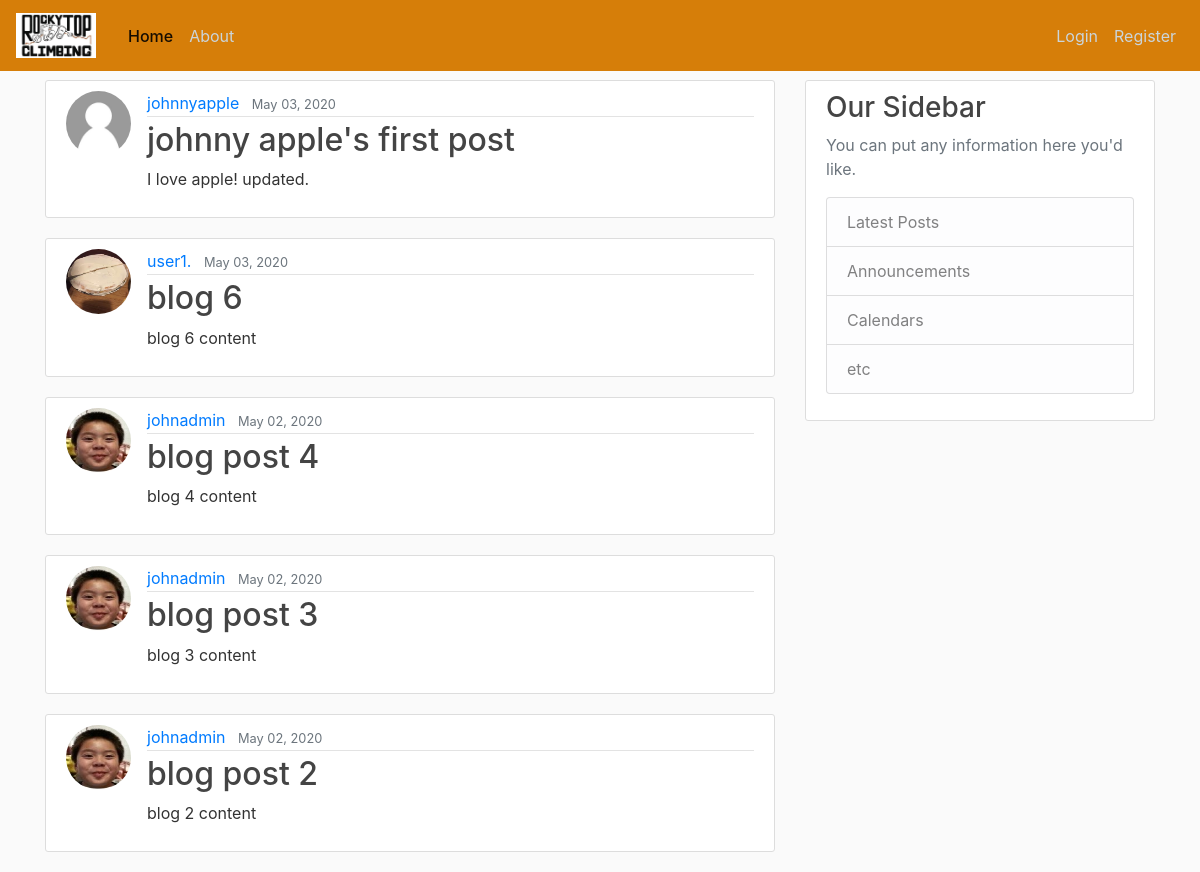
The page / on the database its author committed.
### blog/models.py (models this page shows, shortened)
class Post(models.Model):
	title = models.CharField(max_length=100)
	content = models.TextField()
	date_posted = models.DateTimeField(default=timezone.now)
	author = models.ForeignKey(User, on_delete=models.CASCADE) #on delete sets what happens to the post if the User is deleted

### users/models.py (models this page shows, shortened)
class Profile(models.Model):
	user = models.OneToOneField(User, on_delete=models.CASCADE) #on_delete=models.CASCADE means if user is deleted, the profile is too, one way
	image = models.ImageField(default='default.jpg', upload_to='profile_pics')

### blog/views.py (the view)
# urls.py: path('', PostListView.as_view(), name='blog-home'),
class PostListView(ListView):
	model = Post
	template_name = 'blog/home.html' #template_name = <app>/<model>_<viewtype>.html by default
	context_object_name = 'posts'
	ordering = ['-date_posted']
	paginate_by = 5 #class attribute that sets how many objects per page

### blog/templates/blog/home.html (shortened to what this page needs)
{% extends 'blog/base.html' %}
{% block content %}
{% for post in posts %}
	<article class="media content-section">
		<img class='rounded-circle article-img' src="{{ post.author.profile.image.url }}">
		<div class="media-body">
			<div class="article-metadata">
				<a class="mr-2" href="{% url 'user-post' post.author.username %}">{{ post.author }}</a>
				<small class="text-muted">{{ post.date_posted|date:'F d, Y' }}</small>
			</div>
			<h2><a class="article-title" href="{% url 'post-detail' post.id %}">{{ post.title }}</a></h2>
			<p class="article-content">{{ post.content }}</p>
		</div>
	</article>
{% endfor %}
{% endblock content %}

### blog/templates/blog/base.html (shortened to what this page needs)
{% load static %}
<!DOCTYPE html>
<html>
<head>
	<link rel="stylesheet" href="https://maxcdn.bootstrapcdn.com/bootstrap/4.0.0/css/bootstrap.min.css">
	<link rel="stylesheet" type="text/css" href="{% static 'blog/main.css' %}">
</head>
<body>
	<header class="site-header">
		<nav class="navbar navbar-expand-md navbar-light bg-custom fixed-top">
			<a class="navbar-brand mr-4" href="{% url 'blog-home' %}">
    				<img src="media/rocky-top-logo.jpg" height="45" width="80" alt="">
  				</a>
			<div class="collapse navbar-collapse" id="navbarNavAltMarkup">
				<div class="navbar-nav mr-auto">
					<a class="nav-item nav-link active" href="{% url 'blog-home' %}">Home <span class="sr-only">(current)</span></a>
					<a class="nav-item nav-link" href="{% url 'blog-about' %}">About</a>
				</div>
				<div class="navbar-nav">
						{% if user.is_authenticated %}
						<a class="nav-item nav-link" href="{% url 'post-create' %}">New Post</a>
						<div class="dropdown">
							    <a class="dropdown-toggle nav-link" href="#" data-toggle="dropdown">Welcome, {{ user.username }}!</a>
							<div class="dropdown-menu" aria-labelledby="dropdownMenuButton">
								<a class="dropdown-item" href="{% url 'profile' %}">View Profile</a>
								<a class="dropdown-item" href="{% url 'logout' %}">Logout</a>
							</div>
						</div>
						{% else %}
						<a class="nav-item nav-link" href="{% url 'login' %}">Login</a>
						<a class="nav-item nav-link" href="{% url 'register' %}">Register</a>
						{% endif %}
					</div>
			</div>
		</nav>
	</header>
	<main role="main" class="container">
		<div class="row">
			<div class="col-md-8">
				{% block content %}{% endblock %}
			</div>
			<div class="col-md-4">
				<div class="content-section">
					<h3>Our Sidebar</h3>
					<p class='text-muted'>You can put any information here you'd like.
						<ul class="list-group">
							<li class="list-group-item list-group-item-light">Latest Posts</li>
							<li class="list-group-item list-group-item-light">Announcements</li>
							<li class="list-group-item list-group-item-light">Calendars</li>
							<li class="list-group-item list-group-item-light">etc</li>
						</ul>
					</p>
				</div>
			</div>
		</div>
	</main>
</body>
</html>

### blog/static/blog/main.css (style rules this page uses)
body { background: #fafafa; color: #333333; margin-top: 5rem; }
h1, h2, h3, h4, h5, h6 { color: #444444; }
ul { margin: 0; }
.site-header .navbar-nav .nav-link { color: #cbd5db; }
.site-header .navbar-nav .nav-link.active { font-weight: 500; }
.content-section { background: #ffffff; padding: 10px 20px; border: 1px solid #dddddd; border-radius: 3px; margin-bottom: 20px; }
.article-title { color: #444444; }
.article-content { white-space: pre-line; }
.article-img { height: 65px; width: 65px; margin-right: 16px; }
.article-metadata { padding-bottom: 1px; margin-bottom: 4px; border-bottom: 1px solid #e3e3e3; }
.bg-custom { background-color: #d67e09; }
.nav-link { color: 000000; }

### rows shown on the page
Post: author.profile.image (placeholder picture), author "johnnyapple", date_posted "May 03, 2020", title "johnny apple's first post", content "I love apple! updated."
Post: author.profile.image (picture), author "user1.", date_posted "May 03, 2020", title "blog 6", content "blog 6 content"
Post: author.profile.image (picture), author "johnadmin", date_posted "May 02, 2020", title "blog post 4", content "blog 4 content"
Post: author.profile.image (picture), author "johnadmin", date_posted "May 02, 2020", title "blog post 3", content "blog 3 content"
Post: author.profile.image (picture), author "johnadmin", date_posted "May 02, 2020", title "blog post 2", content "blog 2 content"
